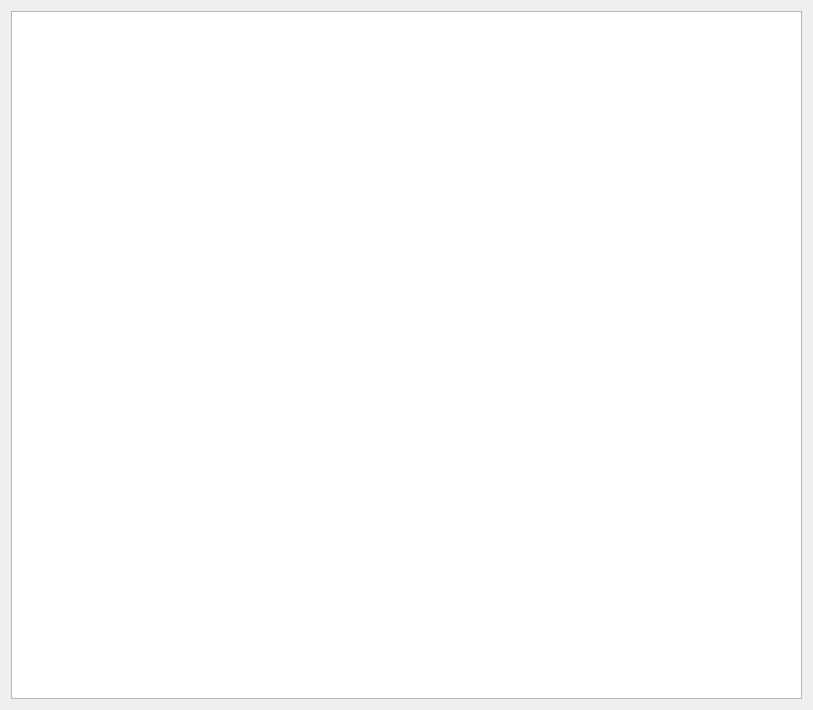
<?xml version="1.0" encoding="UTF-8"?>
<ui version="4.0">
 <class>Full2DDialog</class>
 <widget class="QDialog" name="Full2DDialog">
  <property name="geometry">
   <rect>
    <x>0</x>
    <y>0</y>
    <width>813</width>
    <height>710</height>
   </rect>
  </property>
  <property name="windowTitle">
   <string>Full2DDialog</string>
  </property>
  <layout class="QGridLayout" name="gridLayout">
   <item row="0" column="0">
    <widget class="QGraphicsView" name="graphicsView">
     <property name="sizePolicy">
      <sizepolicy hsizetype="Preferred" vsizetype="Preferred">
       <horstretch>0</horstretch>
       <verstretch>0</verstretch>
      </sizepolicy>
     </property>
    </widget>
   </item>
  </layout>
 </widget>
 <resources/>
 <connections/>
</ui>
